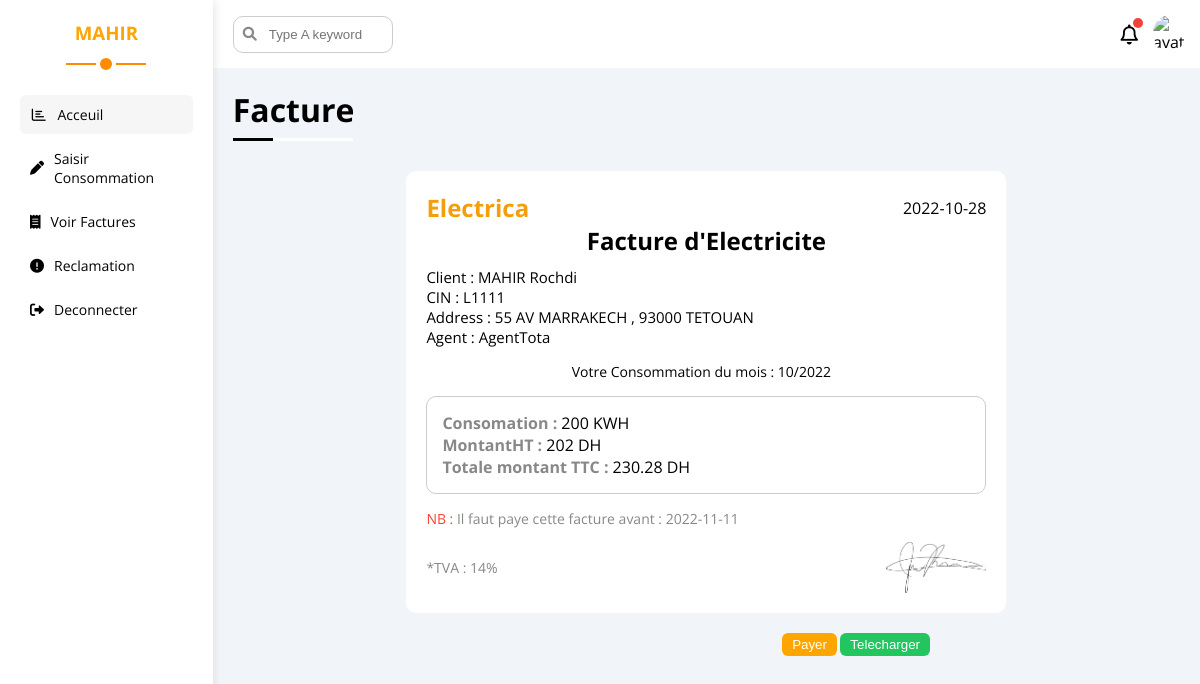
Screenshot of /client/facture.php?id=43 (signed in) with the database file from the repository.
### tables this page shows
CREATE TABLE `facture` (
  `idFacture` int(11) NOT NULL,
  `idClient` int(11) NOT NULL,
  `idConsomation` int(11) NOT NULL,
  `dateFacture` date NOT NULL,
  `montantTTC` double NOT NULL,
  `montantHT` double NOT NULL,
  `mois` int(11) NOT NULL,
  `consomationMensuel` double NOT NULL,
  `valide` varchar(10) NOT NULL DEFAULT 'non'
);

CREATE TABLE `client` (
  `idClient` int(11) NOT NULL,
  `cin` varchar(30) NOT NULL,
  `nom` varchar(30) NOT NULL,
  `prenom` varchar(30) NOT NULL,
  `password` varchar(255) NOT NULL,
  `address` varchar(255) NOT NULL,
  `zone_geo` int(11) NOT NULL
);

CREATE TABLE `agent` (
  `idAgent` int(11) NOT NULL,
  `numeroAgent` varchar(30) NOT NULL,
  `password` varchar(255) NOT NULL,
  `idZone` int(11) NOT NULL
);

### client/facture.php (the view, shortened to what this page needs)
<?php
require("../connexion.php") ;
$id_client = $_SESSION['client_id'] ;
$id_facture = $_GET['id'] ;
$sql = "SELECT client.* , agent.numeroAgent as nomAgent , zonegeographique.nomZone as zonGeo
FROM client , agent ,zonegeographique
WHERE client.zone_geo = zonegeographique.idZone AND zonegeographique.idZone = agent.idZone AND client.idClient = '$id_client'" ;
$client = mysqli_query($conn , $sql) ;
if($row = mysqli_fetch_assoc($client)){
    $agent = $row['nomAgent'] ;
    $name = $row['nom'] ;
    $prenom = $row['prenom'] ;
    $cin = $row['cin'] ;
    $add = $row['address'] ;
}
$sql = "SELECT * FROM facture Where idFacture = '$id_facture'" ;
$facture = mysqli_query($conn , $sql) ;
if($facture){
    $row = mysqli_fetch_assoc($facture) ;
    $d = date_create($row['dateFacture']) ;
    $d_delai = date_create($row['dateFacture']) ;
    $date = date_format($d, "Y-m-d") ;
    date_add($d_delai, date_interval_create_from_date_string("+14 days")) ;
    $delai =date_format($d_delai ,"Y-m-d" ) ;
    $moisFacture = date_format($d , "m") ;
    $annFacture = date_format($d , "Y") ;
    $consomationMent = $row['consomationMensuel'] ;
    $montantTTC = $row['montantTTC'] ;
    $montantHT = $row['montantHT'] ;
}
?>
<?php
    include '../component/headA.php' ;
?>
<body>
    <div class="page d-flex">
        <?php include("../component/sideBarC.php")?>
        <div class="content w-full">
            <?php include("../component/headerUsers.php")?>
            <h1 class="p-relative">Facture </h1>
            <div class="Quick-draft p-20 bg-white rad-10 m-20 w-600">
                <div class="between-flex">
                    <h2 class="c-orange mt-0 mb-0">Electrica</h2>
                    <?php echo'<span class="d-block"> '.$date.'</span>' ;?>
                </div>
                <h2 class="mt-0 mb-10 txt-c">Facture d'Electricite</h2>
                    <div class="info-perso mb-15 fs-15">
                        <?php echo'<span class="d-block"> Client : '.$name.' '.$prenom.'</span>' ;?>
                        <?php echo'<span class="d-block"> CIN  : '.$cin.'</span>' ;?>
                        <?php echo'<span class="d-block"> Address : '.$add.'</span>' ;?>
                        <?php echo'<span class="d-block"> Agent : '.$agent.'</span>' ;?>
                    </div>
                <div class="mb-15">
                    <span class="mr-10 d-block fs-14 txt-c">Votre Consommation du mois : <?php echo $moisFacture."/".$annFacture ;?></span>
                </div>
                <div class="b-solid p-15 rad-10 mb-15">
                    <span class="c-gray fw-bold">Consomation : </span> <?php echo $consomationMent." KWH<br>" ;?>
                    <span class="c-gray fw-bold">MontantHT : </span> <?php echo $montantHT." DH<br>" ;?>
                    <span class="c-gray fw-bold"> Totale montant TTC : </span> <?php echo $montantTTC." DH<br>" ;?>
                </div>
                <p class="fs-14 c-gray"><span class="c-red">NB :</span> Il faut paye cette facture avant : <?php echo $delai?></p>
                <div class="between-flex">
                    <span class="c-gray fs-14">*TVA : 14%</span>
                    <img  class="w-100 " src="../images/signature.png">
                </div>
            </div>
            <div class="info between-flex fs-13">
                <div class="info-facture">
                    <form action="../client/payerTelecharger.php" method="POST">
                        <input class="bg-blue c-white b-none btn-shape" type="submit" value="Payer" name="payer" >
                        <input class="bg-green c-white b-none btn-shape" type="submit" value="Telecharger" name= "telecharger">
                    </form>
                </div>
            </div>
        </div>
    </div>

### component/headA.php (shortened to what this page needs)
<!DOCTYPE html>
<html lang="en">
<head>
    <link rel="stylesheet" href="../css/all.min.css">
    <link rel="stylesheet" href="../css/admin/framework.css">
    <link rel="stylesheet" href="../css/admin/master.css">
</head>

### component/sideBarC.php
<div class="sidebar p-20 bg-white p-relative">
        <h3 class="p-relative txt-c mt-0"> <?php echo $_SESSION['client_nom'] ?></h3>
        <ul>
            <li>
                <a class="active d-flex df-align-center fs-14 c-black rad-6 p-10" href="acceuil.php">
                    <i class="fa-regular fa-chart-bar fa-fw"></i>
                    <span class="hide-in-mobile">Acceuil</span>
                </a>
            </li>
            <li>
                <a class="d-flex df-align-center fs-14 c-black rad-6 p-10" href="consomation.php">
                    <i class="fa-solid fa-pen"></i>
                    <span class="hide-mobile">Saisir Consommation</span>
                </a>
            </li>
            <li>
                <a class="d-flex df-align-center fs-14 c-black rad-6 p-10" href="factures.php">
                    <i class="fa-solid fa-receipt"></i>
                    <span class="hide-mobile">Voir Factures</span>
                </a>
            </li>
            <li>
                <a class="d-flex df-align-center fs-14 c-black rad-6 p-10" href="dernRec.php">
                <i class="fa-solid fa-circle-exclamation"></i>
                    <span class="hide-mobile">Reclamation</span>
                </a>
            </li>
            <li>
                <a class="d-flex df-align-center fs-14 c-black rad-6 p-10" href="../logoutClient.php">
                    <i class="fa-solid fa-right-from-bracket"></i>
                    <span class="hide-mobile">Deconnecter</span>
                </a>
            </li>
        </ul>
</div>

### component/headerUsers.php
<div class="head bg-white p-15 between-flex">
    <div class="search p-relative">
        <input class="p-10 rad-10 b-solid" type="search" placeholder="Type A keyword">
    </div>
    <div class="icons d-flex df-align-center">
        <span class="notification p-relative">
            <i class="fa-regular fa-bell fa-lg"></i>
        </span>
        <img src="../images/<?php echo isset($_SESSION['client_id']) ? "team-03.png" :"team-01.png" ;?>." alt="avatar">
    </div>
</div>

### css/admin/framework.css (style rules this page uses)
:root { --blue-color : #0075ff ; --blue-alt-color : #0d69d5 ; --orange-color : #f59e0b ; --green-color : #22c55e ; --red-color : #f44336 ; --gray-color : #888 ; }
.d-flex { display: flex; }
.df-align-center { align-items: center; }
.d-block { display : block ; }
.p-10 { padding: 10px; }
.p-15 { padding: 15px; }
.p-20 { padding: 20px; }
.m-20 { margin: 20px; }
.mt-0 { margin-top: 0; }
.mr-10 { margin-right : 10px ; }
.mb-0 { margin-bottom: 0; }
.mb-10 { margin-bottom : 10px ; }
.mb-15 { margin-bottom : 15px ; }
.w-full { width: 100%; }
.w-100 { width : 100px ; }
.w-600 { width : 600px ; }
.bg-white { background-color: white; }
.bg-blue { background-color : var(--blue-color); }
.bg-green { background-color: var(--green-color); }
.c-white { color : white ; }
.c-black { color: black; }
.c-gray { color : var(--gray-color) ; }
.c-orange { color : var(--orange-color); }
.c-red { color : var(--red-color); }
.p-relative { position: relative; }
.txt-c { text-align: center; }
.fs-13 { font-size: 13px; }
.fs-14 { font-size: 14px; }
.fs-15 { font-size : 15px ; }
.fw-bold { font-weight : bold ; }
.rad-6 { border-radius: 6px; }
.rad-10 { border-radius: 10px; }
.b-none { border : none ; }
.b-solid { border: 1px solid #CCC; }
.between-flex { display: flex; justify-content: space-between; align-items: center; }
.btn-shape { padding : 4px 10px ; border-radius : 6px ; }

### css/admin/master.css (style rules this page uses)
:root { --blue-color : #FFA500 ; --blue-alt-color : #FF8C00 ; --orange-color : #f59e0b ; --green-color : #22c55e ; --red-color : #f44336 ; --gray-color : #888 ; }
* { box-sizing: border-box; }
body { font-family: 'Open Sans', sans-serif; margin : 0 ; }
a { text-decoration: none ; }
ul { list-style: none; padding : 0 ; }
.page { background: #f1f5f9; min-height : 100vh ; }
.sidebar { width : 250px ; box-shadow: 0 0 10px #DDD; }
.sidebar > h3 { margin-bottom: 50px ; color : var(--blue-color) ; }
.sidebar > h3::before , .sidebar > h3::after { content: ""; background-color: var(--blue-alt-color); left: 50%; transform: translateX(-50%); position: absolute; }
.sidebar > h3::before { width: 80px; height: 2px; bottom: -20px; }
.sidebar > h3::after { width: 12px; height: 12px; border-radius: 50%; bottom: -29px; border: 4px solid white; }
.sidebar ul li a { transition: 0.3s; margin-bottom : 5px ; }
.sidebar ul li a:hover , .sidebar ul li a.active { background-color : #f6f6f6 ; }
.sidebar ul li a span { font-size : 14px ; margin-left : 10px ; }
.content { overflow: hidden; }
.head .search::before { font-family: "Font Awesome 5 Free"; content: "\f002"; font-weight: 900; position: absolute; left: 15px; top: 50%; transform: translateY(-50%); font-size: 14px; color : var(--gray-color) ; }
.head .search input { margin-left : 5px ; padding-left : 35px ; width : 160px ; transition : width 0.3s ; }
.head .icons .notification::before { content: ""; background-color: var(--red-color); width: 10px; height: 10px; border-radius: 50%; position: absolute; right: -5px; top: -5px; }
.head .icons img { width : 32px ; margin-left: 15px ; border-radius : 50% ; }
.page h1 { margin : 20px 20px 40px ; }
.page h1::before , .page h1::after { content: ""; position: absolute; height: 3px; bottom: -10px; left : 0 ; }
.page h1::before { width: 120px; background-color: white; }
.page h1::after { width: 40px; background-color: black; }
.Quick-draft { width: 600px; margin: 20px auto; }
.info-facture { margin: 0px 270px 30px auto; width: fit-content; }

### rows the page displays
facture: dateFacture "2022-10-28", dateFacture "10", dateFacture "2022", consomationMensuel "200", montantHT "202", montantTTC "230.28", dateFacture "2022-11-11"
client: nom "MAHIR", prenom "Rochdi", cin "L1111", address "55 AV MARRAKECH , 93000 TETOUAN", agent.numeroAgent "AgentTota"

### other values shown
$_SESSION['client_nom'] "MAHIR"
